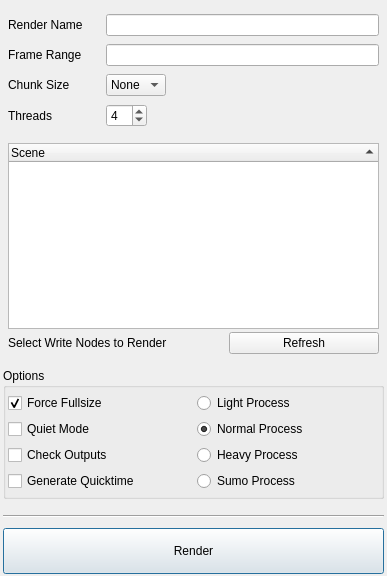
<?xml version="1.0" encoding="UTF-8"?>
<ui version="4.0">
 <author>Baseblack</author>
 <class>submissionDialog</class>
 <widget class="QDialog" name="submissionDialog">
  <property name="geometry">
   <rect>
    <x>0</x>
    <y>0</y>
    <width>387</width>
    <height>576</height>
   </rect>
  </property>
  <property name="contextMenuPolicy">
   <enum>Qt::DefaultContextMenu</enum>
  </property>
  <property name="windowTitle">
   <string>Submit to Farm</string>
  </property>
  <property name="windowIcon">
   <iconset>
    <normaloff>../icons/icon-small.png</normaloff>../icons/icon-small.png</iconset>
  </property>
  <property name="sizeGripEnabled">
   <bool>false</bool>
  </property>
  <property name="modal">
   <bool>false</bool>
  </property>
  <widget class="QPushButton" name="renderButton">
   <property name="geometry">
    <rect>
     <x>3</x>
     <y>528</y>
     <width>381</width>
     <height>46</height>
    </rect>
   </property>
   <property name="text">
    <string>Render</string>
   </property>
  </widget>
  <widget class="QWidget" name="verticalLayoutWidget">
   <property name="geometry">
    <rect>
     <x>3</x>
     <y>138</y>
     <width>381</width>
     <height>221</height>
    </rect>
   </property>
   <layout class="QVBoxLayout" name="treeGroupLayout">
    <property name="spacing">
     <number>3</number>
    </property>
    <item>
     <widget class="QTreeWidget" name="treeWidget">
      <property name="minimumSize">
       <size>
        <width>0</width>
        <height>125</height>
       </size>
      </property>
      <property name="maximumSize">
       <size>
        <width>16777215</width>
        <height>300</height>
       </size>
      </property>
      <property name="locale">
       <locale language="English" country="UnitedKingdom"/>
      </property>
      <property name="horizontalScrollBarPolicy">
       <enum>Qt::ScrollBarAlwaysOff</enum>
      </property>
      <property name="alternatingRowColors">
       <bool>true</bool>
      </property>
      <property name="selectionMode">
       <enum>QAbstractItemView::MultiSelection</enum>
      </property>
      <property name="sortingEnabled">
       <bool>true</bool>
      </property>
      <column>
       <property name="text">
        <string>Scene</string>
       </property>
      </column>
     </widget>
    </item>
    <item>
     <layout class="QHBoxLayout" name="horizontalLayout_2">
      <item>
       <widget class="QLabel" name="label_5">
        <property name="text">
         <string>Select Write Nodes to Render</string>
        </property>
       </widget>
      </item>
      <item>
       <widget class="QPushButton" name="refreshButton">
        <property name="maximumSize">
         <size>
          <width>150</width>
          <height>16777215</height>
         </size>
        </property>
        <property name="text">
         <string>Refresh</string>
        </property>
       </widget>
      </item>
     </layout>
    </item>
   </layout>
  </widget>
  <widget class="QWidget" name="verticalLayoutWidget_2">
   <property name="geometry">
    <rect>
     <x>3</x>
     <y>4</y>
     <width>381</width>
     <height>133</height>
    </rect>
   </property>
   <layout class="QVBoxLayout" name="renderOptionsVLayout">
    <property name="spacing">
     <number>3</number>
    </property>
    <item>
     <layout class="QHBoxLayout" name="horizontalLayout_3">
      <item>
       <widget class="QLabel" name="label_3">
        <property name="minimumSize">
         <size>
          <width>92</width>
          <height>0</height>
         </size>
        </property>
        <property name="layoutDirection">
         <enum>Qt::RightToLeft</enum>
        </property>
        <property name="text">
         <string>Render Name</string>
        </property>
       </widget>
      </item>
      <item>
       <widget class="QLineEdit" name="renderName">
        <property name="text">
         <string/>
        </property>
        <property name="dragEnabled">
         <bool>false</bool>
        </property>
       </widget>
      </item>
     </layout>
    </item>
    <item>
     <layout class="QHBoxLayout" name="horizontalLayout">
      <item>
       <widget class="QLabel" name="label">
        <property name="minimumSize">
         <size>
          <width>92</width>
          <height>0</height>
         </size>
        </property>
        <property name="layoutDirection">
         <enum>Qt::RightToLeft</enum>
        </property>
        <property name="text">
         <string>Frame Range</string>
        </property>
       </widget>
      </item>
      <item>
       <widget class="QLineEdit" name="frameRange">
        <property name="text">
         <string/>
        </property>
        <property name="dragEnabled">
         <bool>false</bool>
        </property>
       </widget>
      </item>
     </layout>
    </item>
    <item>
     <layout class="QHBoxLayout" name="horizontalLayout_4">
      <item>
       <widget class="QLabel" name="label_4">
        <property name="minimumSize">
         <size>
          <width>92</width>
          <height>0</height>
         </size>
        </property>
        <property name="layoutDirection">
         <enum>Qt::RightToLeft</enum>
        </property>
        <property name="text">
         <string>Chunk Size</string>
        </property>
       </widget>
      </item>
      <item>
       <widget class="QComboBox" name="chunkComboBox">
        <item>
         <property name="text">
          <string extracomment="Select this option for no splitting of the frames into separate chunks">None</string>
         </property>
        </item>
        <item>
         <property name="text">
          <string>100 </string>
         </property>
        </item>
        <item>
         <property name="text">
          <string>50</string>
         </property>
        </item>
        <item>
         <property name="text">
          <string>25</string>
         </property>
        </item>
        <item>
         <property name="text">
          <string>15</string>
         </property>
        </item>
        <item>
         <property name="text">
          <string>10</string>
         </property>
        </item>
        <item>
         <property name="text">
          <string>5</string>
         </property>
        </item>
        <item>
         <property name="text">
          <string>2</string>
         </property>
        </item>
        <item>
         <property name="text">
          <string>1</string>
         </property>
        </item>
       </widget>
      </item>
      <item>
       <spacer name="horizontalSpacer">
        <property name="orientation">
         <enum>Qt::Horizontal</enum>
        </property>
        <property name="sizeHint" stdset="0">
         <size>
          <width>40</width>
          <height>20</height>
         </size>
        </property>
       </spacer>
      </item>
     </layout>
    </item>
    <item>
     <layout class="QHBoxLayout" name="horizontalLayout_5">
      <item>
       <widget class="QLabel" name="label_6">
        <property name="minimumSize">
         <size>
          <width>92</width>
          <height>0</height>
         </size>
        </property>
        <property name="layoutDirection">
         <enum>Qt::RightToLeft</enum>
        </property>
        <property name="text">
         <string>Threads</string>
        </property>
       </widget>
      </item>
      <item>
       <widget class="QSpinBox" name="threadSpinBox">
        <property name="accelerated">
         <bool>true</bool>
        </property>
        <property name="value">
         <number>4</number>
        </property>
       </widget>
      </item>
      <item>
       <spacer name="horizontalSpacer_2">
        <property name="orientation">
         <enum>Qt::Horizontal</enum>
        </property>
        <property name="sizeHint" stdset="0">
         <size>
          <width>40</width>
          <height>20</height>
         </size>
        </property>
       </spacer>
      </item>
     </layout>
    </item>
   </layout>
  </widget>
  <widget class="QGroupBox" name="OptionsGrpBox">
   <property name="geometry">
    <rect>
     <x>3</x>
     <y>368</y>
     <width>381</width>
     <height>131</height>
    </rect>
   </property>
   <property name="title">
    <string>Options</string>
   </property>
   <widget class="QWidget" name="gridLayoutWidget">
    <property name="geometry">
     <rect>
      <x>0</x>
      <y>20</y>
      <width>381</width>
      <height>111</height>
     </rect>
    </property>
    <layout class="QGridLayout" name="gridLayout">
     <item row="0" column="0">
      <widget class="QCheckBox" name="fullsizeCheckbox">
       <property name="text">
        <string>Force Fullsize</string>
       </property>
       <property name="checked">
        <bool>true</bool>
       </property>
      </widget>
     </item>
     <item row="1" column="0">
      <widget class="QCheckBox" name="quietCheckbox">
       <property name="text">
        <string>Quiet Mode</string>
       </property>
      </widget>
     </item>
     <item row="3" column="0">
      <widget class="QCheckBox" name="quicktimeCheckbox">
       <property name="text">
        <string>Generate Quicktime</string>
       </property>
       <property name="checked">
        <bool>false</bool>
       </property>
      </widget>
     </item>
     <item row="2" column="0">
      <widget class="QCheckBox" name="checkCheckbox">
       <property name="text">
        <string>Check Outputs</string>
       </property>
       <property name="checked">
        <bool>false</bool>
       </property>
      </widget>
     </item>
     <item row="0" column="1">
      <widget class="QRadioButton" name="lightProcRadio">
       <property name="text">
        <string>Light Process</string>
       </property>
      </widget>
     </item>
     <item row="1" column="1">
      <widget class="QRadioButton" name="mediumProcRadio">
       <property name="text">
        <string>Normal Process</string>
       </property>
       <property name="checked">
        <bool>true</bool>
       </property>
      </widget>
     </item>
     <item row="2" column="1">
      <widget class="QRadioButton" name="heavyProcRadio">
       <property name="text">
        <string>Heavy Process</string>
       </property>
      </widget>
     </item>
     <item row="3" column="1">
      <widget class="QRadioButton" name="sumoProcRadio">
       <property name="text">
        <string>Sumo Process</string>
       </property>
      </widget>
     </item>
    </layout>
   </widget>
  </widget>
  <widget class="Line" name="line_3">
   <property name="geometry">
    <rect>
     <x>3</x>
     <y>508</y>
     <width>381</width>
     <height>16</height>
    </rect>
   </property>
   <property name="orientation">
    <enum>Qt::Horizontal</enum>
   </property>
  </widget>
 </widget>
 <layoutdefault spacing="6" margin="5"/>
 <resources/>
 <connections/>
 <designerdata>
  <property name="gridDeltaX">
   <number>10</number>
  </property>
  <property name="gridDeltaY">
   <number>10</number>
  </property>
  <property name="gridSnapX">
   <bool>false</bool>
  </property>
  <property name="gridSnapY">
   <bool>false</bool>
  </property>
  <property name="gridVisible">
   <bool>true</bool>
  </property>
 </designerdata>
</ui>
